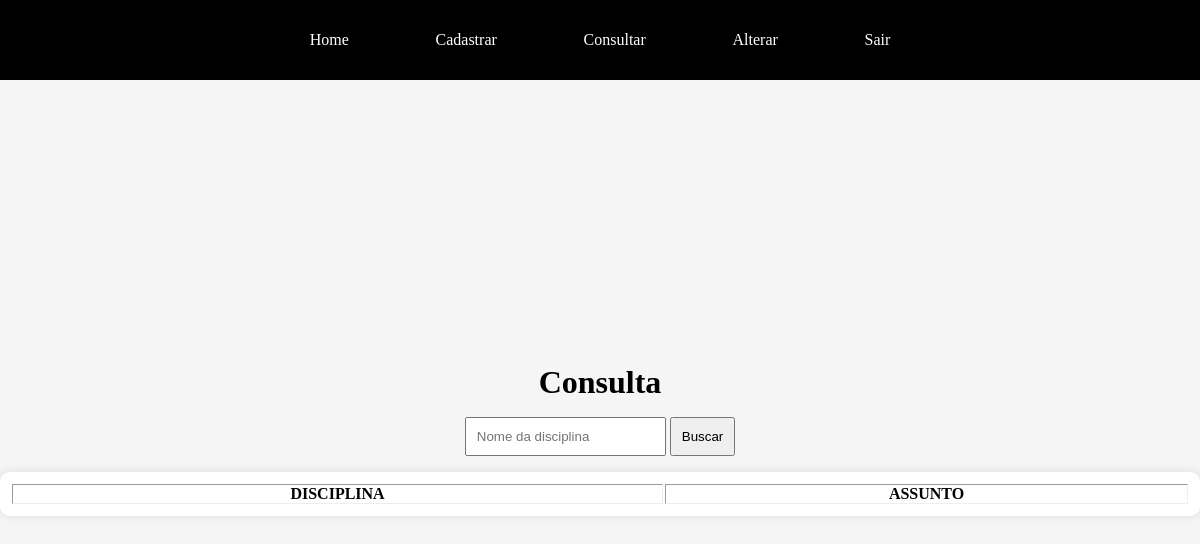
Before: /site/acess/prof/consulta/assunto/consultar.php with the older database file.
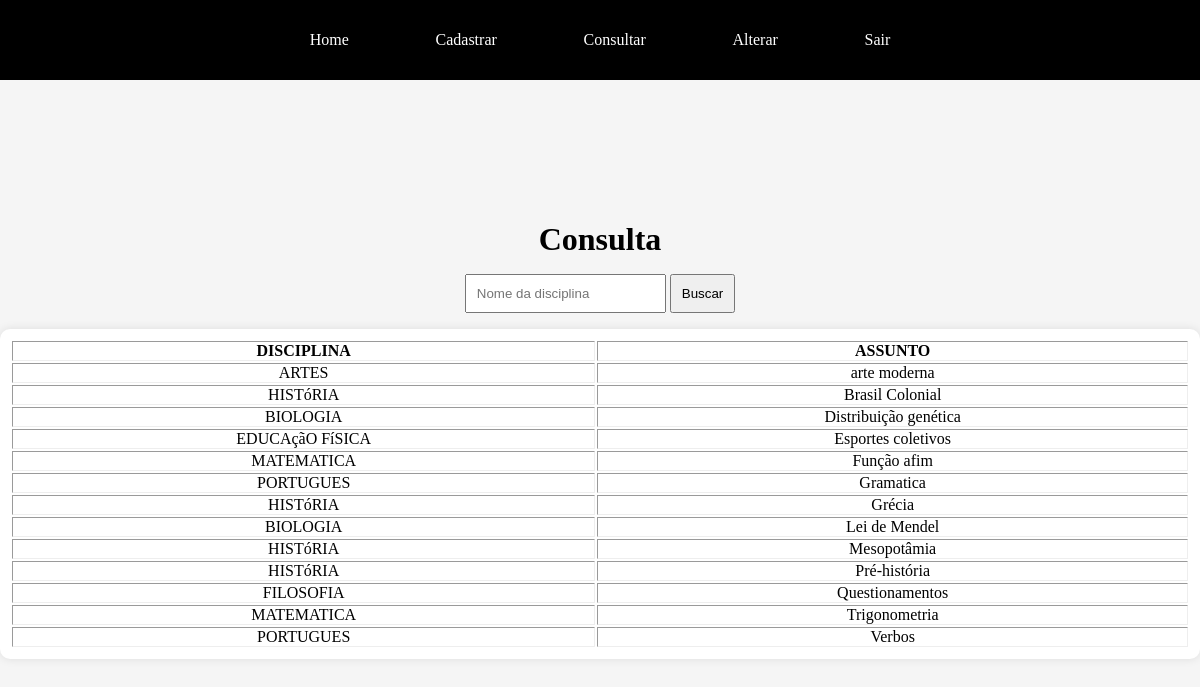
After: the same page with the newer database file.
### tables this page shows
CREATE TABLE `assunto` (
  `disciplina` varchar(60) NOT NULL,
  `nome` varchar(60) NOT NULL
);

### site/acess/prof/consulta/assunto/consultar.php (the view, shortened to what this page needs)
<!DOCTYPE html>
<html lang="pt-BR">
<head>
  <link rel="stylesheet" href="../../../../css/acess/consulta.css">
  <?php
    require "../../../../conexao.php";
    $sql = "SELECT * FROM assunto";
    $result = mysqli_query($conn, $sql);
  ?>
</head>
<body>
  <header>
    <nav class="menu">
      <a href="../../home.php" class="menu-item"><span>Home</span></a>
      <a href="../../cadastrar.php" class="menu-item"><span>Cadastrar</span></a>
      <a href="../../consultar.php" class="menu-item"><span>Consultar</span></a>
      <a href="../../alterar.php" class="menu-item"><span>Alterar</span></a>
      <a href="../../../../index.php" class="menu-item"><span>Sair</span></a>
    </nav>
  </header>
  <main>
    <h1>Consulta</h1>
    <form action="busca.php" method="post" class="busca">
      <input type="text" name="nome" placeholder="Nome da disciplina" required>
      <button type="submit">Buscar</button>
    </form>
    <table border="1px" class='lista'>
      <thead>
        <th>DISCIPLINA</th>
        <th>ASSUNTO</th>
      </thead>
      <tbody>
        <?php
          while ($row = mysqli_fetch_assoc($result)) {
            echo "<tr>
              <td>{$row['disciplina']}</td>
              <td>{$row['nome']}</td>
            </tr>";
          }
        ?>
      </tbody>
    </table>
  </main>
</body>
</html>

Changed rows visible on the page:
added assunto: disciplina "ARTES", nome "arte moderna"
added assunto: disciplina "HISTóRIA", nome "Brasil Colonial"
added assunto: disciplina "BIOLOGIA", nome "Distribuição genética"
added assunto: disciplina "EDUCAçãO FíSICA", nome "Esportes coletivos"
added assunto: disciplina "MATEMATICA", nome "Função afim"
added assunto: disciplina "PORTUGUES", nome "Gramatica"
added assunto: disciplina "HISTóRIA", nome "Grécia"
added assunto: disciplina "BIOLOGIA", nome "Lei de Mendel"
added assunto: disciplina "HISTóRIA", nome "Mesopotâmia"
added assunto: disciplina "HISTóRIA", nome "Pré-história"
added assunto: disciplina "FILOSOFIA", nome "Questionamentos"
added assunto: disciplina "MATEMATICA", nome "Trigonometria"
added assunto: disciplina "PORTUGUES", nome "Verbos"
